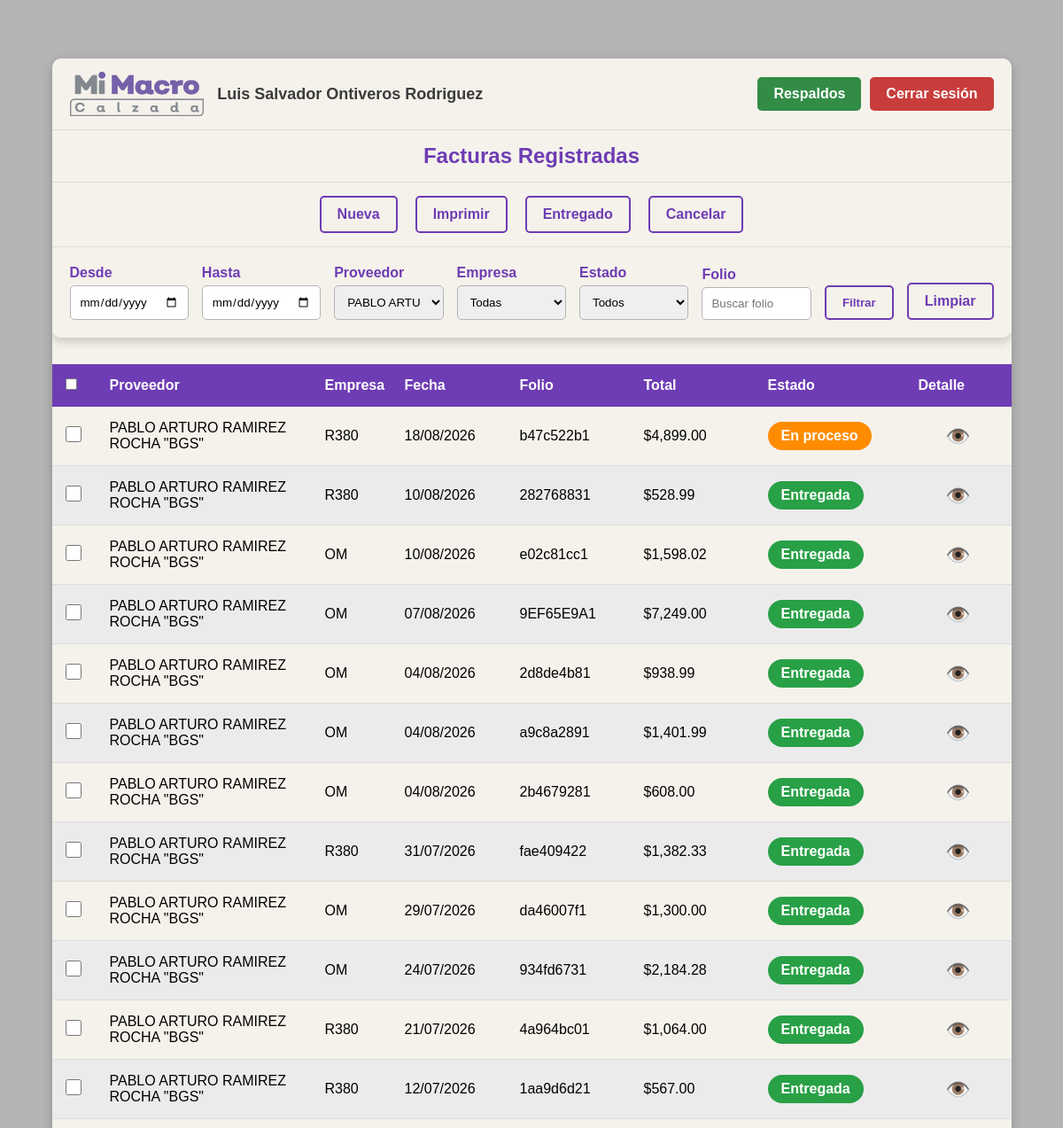
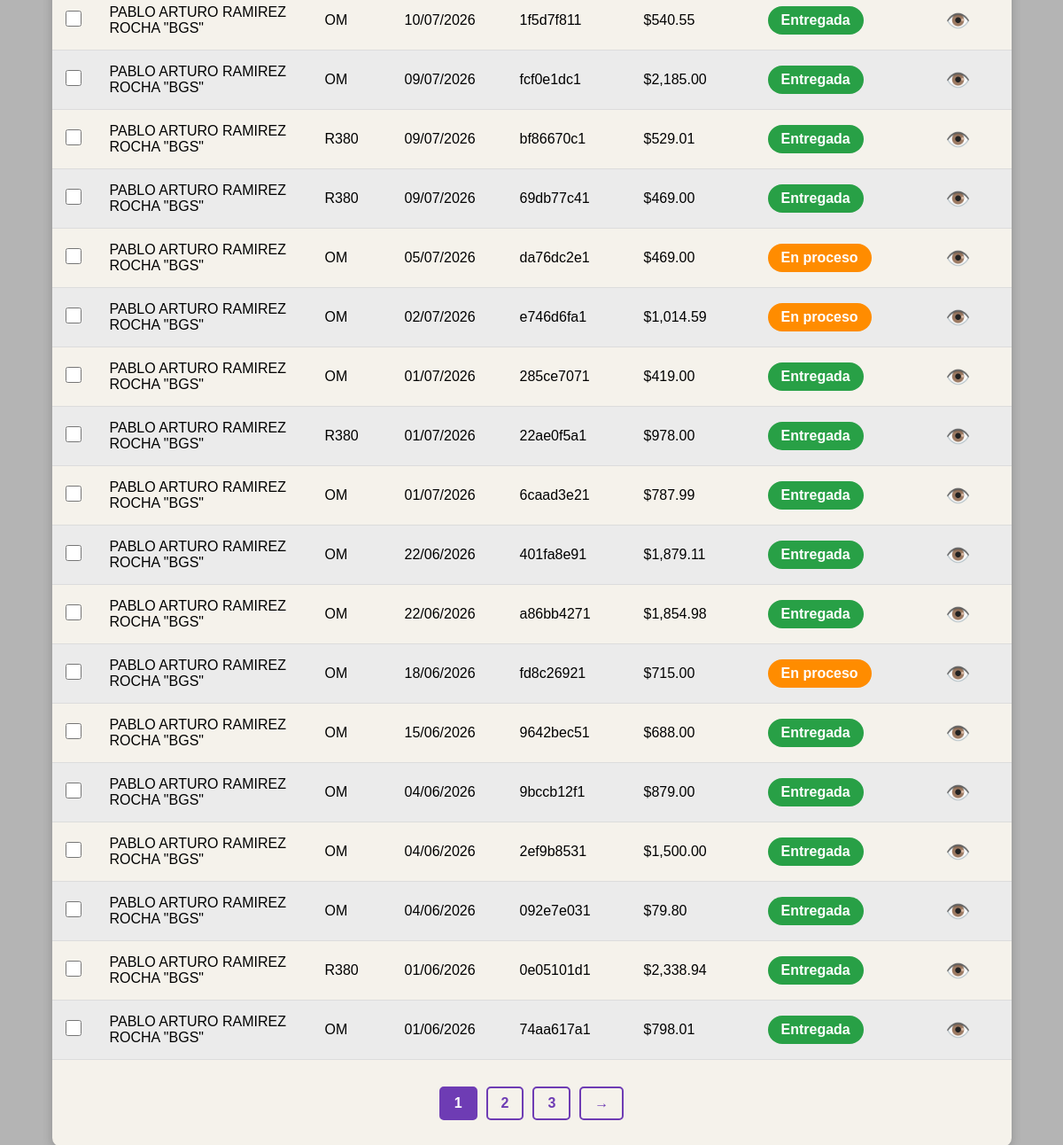
Screenshot of /facturas.php?id_provedor=2 (signed in) with the database file from the repository (2 pictures, top to bottom).
### tables this page shows
CREATE TABLE `factura` (
  `id` int(11) NOT NULL,
  `id_empresa` int(11) NOT NULL,
  `id_provedor` int(11) NOT NULL,
  `folio` varchar(20) NOT NULL,
  `fecha` date NOT NULL,
  `total` decimal(10,2) NOT NULL,
  `estado` int(11) NOT NULL DEFAULT 0,
  `fecha_registro` date NOT NULL,
  `fecha_entregado` date DEFAULT NULL
);

CREATE TABLE `provedores` (
  `id` int(11) NOT NULL,
  `nombre` varchar(255) NOT NULL,
  `irs` int(11) NOT NULL DEFAULT 0,
  `eliminado` int(1) NOT NULL DEFAULT 0
);

### facturas.php (the view, shortened to what this page needs)
<?php
$con = conecta();
$fecha_inicio = isset($_GET['fecha_inicio']) ? $_GET['fecha_inicio'] : '';
$fecha_fin    = isset($_GET['fecha_fin'])    ? $_GET['fecha_fin']    : '';
$id_provedor  = isset($_GET['id_provedor'])  ? intval($_GET['id_provedor'])  : 0;
$id_empresa   = isset($_GET['id_empresa'])   ? intval($_GET['id_empresa'])   : 0;
$folio        = isset($_GET['folio'])        ? trim($_GET['folio'])        : '';
$estado       = isset($_GET['estado'])       ? $_GET['estado']             : '';
$where = "WHERE 1=1";
if($id_provedor > 0){
    $where .= " AND f.id_provedor = $id_provedor";
}
$registros_por_pagina = 30;
$pagina = isset($_GET['pagina']) ? intval($_GET['pagina']) : 1;
$inicio = ($pagina - 1) * $registros_por_pagina;
$sqlTotal = "SELECT COUNT(*) AS total
             FROM factura f
             INNER JOIN provedores p ON f.id_provedor = p.id
             INNER JOIN empresa e ON f.id_empresa = e.id
             $where";
$resTotal = $con->query($sqlTotal);
$filaTotal = $resTotal->fetch_assoc();
$total_registros = $filaTotal['total'];
$total_paginas = ceil($total_registros / $registros_por_pagina);
$sql = "SELECT
            f.id,
            f.id_empresa,
            p.nombre AS proveedor,
            e.nombre AS empresa,
            f.fecha,
            f.folio,
            f.total,
            f.estado
        FROM factura f
        INNER JOIN provedores p ON f.id_provedor = p.id
        INNER JOIN empresa e ON f.id_empresa = e.id
        $where
        ORDER BY f.fecha DESC
        LIMIT $inicio, $registros_por_pagina";
$resultado = $con->query($sql);
?>
<!DOCTYPE html>
<html lang="es">
<head>
    <link rel="stylesheet" href="css/facturas.css">
    <link rel="stylesheet" href="css/menu.css">
</head>
<body>
<div class="contenedor">
    <?php include("menu.php"); ?>
    <div class="encabezado">
        <div>
            <input
                type="checkbox"
                id="chkTodas"
                title="Seleccionar todas las facturas de esta página">
        </div>
        <div>Proveedor</div>
        <div>Empresa</div>
        <div>Fecha</div>
        <div>Folio</div>
        <div>Total</div>
        <div>Estado</div>
        <div>Detalle</div>
    </div>
    <?php while($fila = $resultado->fetch_assoc()){ ?>
        <?php
        $clase = "";
        $texto = "";
        switch($fila['estado']){
            case 1:
                $clase = "proceso";
                $texto = "En proceso";
                break;
            case 2:
                $clase = "entregada";
                $texto = "Entregada";
                break;
        }
        switch($fila['id_empresa']){
            case 1:
                $empresa = "OM";
                break;
            case 2:
                $empresa = "R380";
                break;
        }
        ?>
        <div class="fila">
            <div>
                <input type="checkbox" class="chkFactura" value="<?= $fila['id'] ?>">
            </div>
            <div>
                <?= htmlspecialchars($fila['proveedor']) ?>
            </div>
            <div>
                <?= $empresa ?>
            </div>
            <div>
                <?= date('d/m/Y', strtotime($fila['fecha'])) ?>
            </div>
            <div>
                <?= htmlspecialchars($fila['folio']) ?>
            </div>
            <div>
                $<?= number_format($fila['total'], 2) ?>
            </div>
            <div>
                <span class="estado <?= $clase ?>">
                    <?= $texto ?>
                </span>
            </div>
            <div class="accion">
                <a href="factura_detalle.php?id=<?= $fila['id'] ?>">👁️</a>
            </div>
        </div>
    <?php } ?>
    <div class="paginacion">
        <?php for($i = 1; $i <= $total_paginas; $i++){ ?>
            <a
    href="?pagina=<?= $i ?>&fecha_inicio=<?= urlencode($fecha_inicio) ?>&fecha_fin=<?= urlencode($fecha_fin) ?>&id_provedor=<?= $id_provedor ?>&id_empresa=<?= $id_empresa ?>&folio=<?= urlencode($folio) ?>&estado=<?= urlencode($estado) ?>"
                class="<?= ($i == $pagina) ? 'actual' : '' ?>">
                <?= $i ?>
            </a>
        <?php } ?>
        <?php if($pagina < $total_paginas){ ?>
            <a href="?pagina=<?= $pagina + 1 ?>&fecha_inicio=<?= urlencode($fecha_inicio) ?>&fecha_fin=<?= urlencode($fecha_fin) ?>&id_provedor=<?= $id_provedor ?>&id_empresa=<?= $id_empresa ?>&folio=<?= urlencode($folio) ?>&estado=<?= urlencode($estado) ?>">
                →
            </a>
        <?php } ?>
    </div>
</div>
</body>
</html>

### css/facturas.css (style rules this page uses)
* { margin: 0; padding: 0; box-sizing: border-box; font-family: Arial, Helvetica, sans-serif; }
body { background-color: rgb(180, 180, 180); min-height: 100vh; padding: 30px; margin: 3% 0; }
.contenedor { width: 95%; margin: auto; background-color: rgb(245, 242, 235); border-radius: 10px; overflow: hidden; box-shadow: 0px 4px 12px rgba(0, 0, 0, .2); }
.encabezado, .fila { display: grid; grid-template-columns: 50px 2fr 90px 130px 140px 140px 170px 90px; align-items: center; }
.encabezado { background-color: rgb(110, 60, 180); color: white; font-weight: bold; padding: 15px; }
.fila { padding: 15px; border-bottom: 1px solid rgb(220, 220, 220); }
.fila:nth-child(even) { background-color: rgb(235, 235, 235); }
.estado { display: inline-block; padding: 7px 15px; border-radius: 20px; color: white; font-weight: bold; text-align: center; }
.proceso { background-color: rgb(255, 140, 0); }
.entregada { background-color: rgb(40, 160, 70); }
.accion { text-align: center; }
.accion a { text-decoration: none; font-size: 1.4rem; transition: .2s; }
.chkFactura { width: 18px; height: 18px; cursor: pointer; }
.paginacion { padding: 30px; display: flex; justify-content: center; gap: 10px; flex-wrap: wrap; }
.paginacion a { text-decoration: none; color: rgb(110, 60, 180); border: 2px solid rgb(110, 60, 180); padding: 8px 15px; border-radius: 5px; font-weight: bold; transition: .2s; }
.paginacion .actual { background-color: rgb(110, 60, 180); color: white; border: 2px solid rgb(110, 60, 180); padding: 8px 15px; border-radius: 5px; font-weight: bold; }

### rows the page displays
factura: id_provedor.nombre "PABLO ARTURO RAMIREZ ROCHA \"BGS\"", id_empresa "R380", fecha "18/08/2026", folio "b47c522b1", total "4,899.00", estado "En proceso"
factura: id_provedor.nombre "PABLO ARTURO RAMIREZ ROCHA \"BGS\"", id_empresa "R380", fecha "10/08/2026", folio "282768831", total "528.99", estado "Entregada"
factura: id_provedor.nombre "PABLO ARTURO RAMIREZ ROCHA \"BGS\"", id_empresa "OM", fecha "10/08/2026", folio "e02c81cc1", total "1,598.02", estado "Entregada"
factura: id_provedor.nombre "PABLO ARTURO RAMIREZ ROCHA \"BGS\"", id_empresa "OM", fecha "07/08/2026", folio "9EF65E9A1", total "7,249.00", estado "Entregada"
factura: id_provedor.nombre "PABLO ARTURO RAMIREZ ROCHA \"BGS\"", id_empresa "OM", fecha "04/08/2026", folio "2d8de4b81", total "938.99", estado "Entregada"
factura: id_provedor.nombre "PABLO ARTURO RAMIREZ ROCHA \"BGS\"", id_empresa "OM", fecha "04/08/2026", folio "a9c8a2891", total "1,401.99", estado "Entregada"
factura: id_provedor.nombre "PABLO ARTURO RAMIREZ ROCHA \"BGS\"", id_empresa "OM", fecha "04/08/2026", folio "2b4679281", total "608.00", estado "Entregada"
factura: id_provedor.nombre "PABLO ARTURO RAMIREZ ROCHA \"BGS\"", id_empresa "R380", fecha "31/07/2026", folio "fae409422", total "1,382.33", estado "Entregada"
factura: id_provedor.nombre "PABLO ARTURO RAMIREZ ROCHA \"BGS\"", id_empresa "OM", fecha "29/07/2026", folio "da46007f1", total "1,300.00", estado "Entregada"
factura: id_provedor.nombre "PABLO ARTURO RAMIREZ ROCHA \"BGS\"", id_empresa "OM", fecha "24/07/2026", folio "934fd6731", total "2,184.28", estado "Entregada"
factura: id_provedor.nombre "PABLO ARTURO RAMIREZ ROCHA \"BGS\"", id_empresa "R380", fecha "21/07/2026", folio "4a964bc01", total "1,064.00", estado "Entregada"
factura: id_provedor.nombre "PABLO ARTURO RAMIREZ ROCHA \"BGS\"", id_empresa "R380", fecha "12/07/2026", folio "1aa9d6d21", total "567.00", estado "Entregada"
factura: id_provedor.nombre "PABLO ARTURO RAMIREZ ROCHA \"BGS\"", id_empresa "OM", fecha "10/07/2026", folio "1f5d7f811", total "540.55", estado "Entregada"
factura: id_provedor.nombre "PABLO ARTURO RAMIREZ ROCHA \"BGS\"", id_empresa "OM", fecha "09/07/2026", folio "fcf0e1dc1", total "2,185.00", estado "Entregada"
factura: id_provedor.nombre "PABLO ARTURO RAMIREZ ROCHA \"BGS\"", id_empresa "R380", fecha "09/07/2026", folio "bf86670c1", total "529.01", estado "Entregada"
factura: id_provedor.nombre "PABLO ARTURO RAMIREZ ROCHA \"BGS\"", id_empresa "R380", fecha "09/07/2026", folio "69db77c41", total "469.00", estado "Entregada"
factura: id_provedor.nombre "PABLO ARTURO RAMIREZ ROCHA \"BGS\"", id_empresa "OM", fecha "05/07/2026", folio "da76dc2e1", total "469.00", estado "En proceso"
factura: id_provedor.nombre "PABLO ARTURO RAMIREZ ROCHA \"BGS\"", id_empresa "OM", fecha "02/07/2026", folio "e746d6fa1", total "1,014.59", estado "En proceso"
factura: id_provedor.nombre "PABLO ARTURO RAMIREZ ROCHA \"BGS\"", id_empresa "OM", fecha "01/07/2026", folio "285ce7071", total "419.00", estado "Entregada"
factura: id_provedor.nombre "PABLO ARTURO RAMIREZ ROCHA \"BGS\"", id_empresa "R380", fecha "01/07/2026", folio "22ae0f5a1", total "978.00", estado "Entregada"
factura: id_provedor.nombre "PABLO ARTURO RAMIREZ ROCHA \"BGS\"", id_empresa "OM", fecha "01/07/2026", folio "6caad3e21", total "787.99", estado "Entregada"
factura: id_provedor.nombre "PABLO ARTURO RAMIREZ ROCHA \"BGS\"", id_empresa "OM", fecha "22/06/2026", folio "401fa8e91", total "1,879.11", estado "Entregada"
factura: id_provedor.nombre "PABLO ARTURO RAMIREZ ROCHA \"BGS\"", id_empresa "OM", fecha "22/06/2026", folio "a86bb4271", total "1,854.98", estado "Entregada"
factura: id_provedor.nombre "PABLO ARTURO RAMIREZ ROCHA \"BGS\"", id_empresa "OM", fecha "18/06/2026", folio "fd8c26921", total "715.00", estado "En proceso"
factura: id_provedor.nombre "PABLO ARTURO RAMIREZ ROCHA \"BGS\"", id_empresa "OM", fecha "15/06/2026", folio "9642bec51", total "688.00", estado "Entregada"
factura: id_provedor.nombre "PABLO ARTURO RAMIREZ ROCHA \"BGS\"", id_empresa "OM", fecha "04/06/2026", folio "9bccb12f1", total "879.00", estado "Entregada"
factura: id_provedor.nombre "PABLO ARTURO RAMIREZ ROCHA \"BGS\"", id_empresa "OM", fecha "04/06/2026", folio "2ef9b8531", total "1,500.00", estado "Entregada"
factura: id_provedor.nombre "PABLO ARTURO RAMIREZ ROCHA \"BGS\"", id_empresa "OM", fecha "04/06/2026", folio "092e7e031", total "79.80", estado "Entregada"
factura: id_provedor.nombre "PABLO ARTURO RAMIREZ ROCHA \"BGS\"", id_empresa "R380", fecha "01/06/2026", folio "0e05101d1", total "2,338.94", estado "Entregada"
factura: id_provedor.nombre "PABLO ARTURO RAMIREZ ROCHA \"BGS\"", id_empresa "OM", fecha "01/06/2026", folio "74aa617a1", total "798.01", estado "Entregada"

### other values shown
$nombre "Luis Salvador Ontiveros Rodriguez"
form field id_provedor "PABLO ARTURO RAMIREZ ROCHA \"BGS\""
